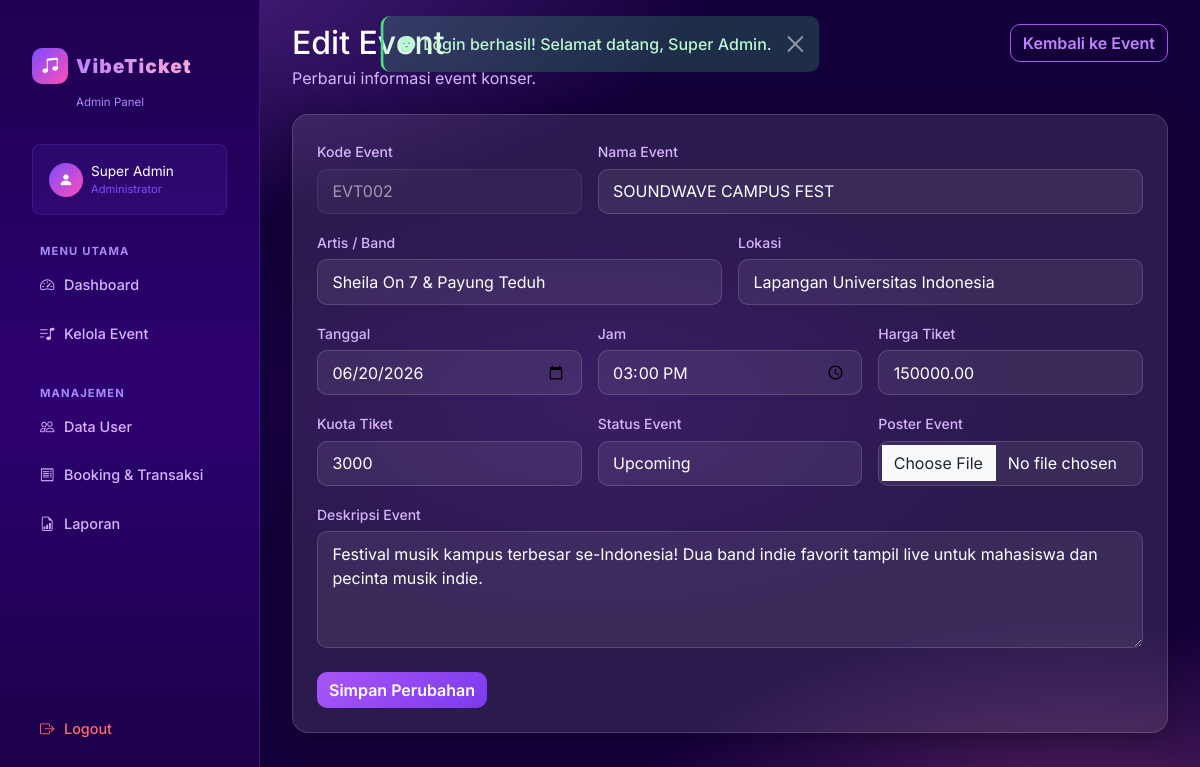
Screenshot of /admin/edit_event.php?id=2 (signed in) with the database file from the repository.
### tables this page shows
CREATE TABLE IF NOT EXISTS `events` (
    `id`          INT(11) NOT NULL AUTO_INCREMENT,
    `code`        VARCHAR(20) NOT NULL UNIQUE,
    `name`        VARCHAR(150) NOT NULL,
    `artist`      VARCHAR(150) NOT NULL,
    `location`    VARCHAR(200) NOT NULL,
    `event_date`  DATE NOT NULL,
    `event_time`  TIME NOT NULL,
    `price`       DECIMAL(12,2) NOT NULL DEFAULT 0,
    `quota`       INT(11) NOT NULL DEFAULT 0,
    `sold`        INT(11) NOT NULL DEFAULT 0,
    `poster`      VARCHAR(255) DEFAULT 'default_poster.jpg',
    `description` TEXT DEFAULT NULL,
    `status`      ENUM('upcoming','ongoing','finished','cancelled') NOT NULL DEFAULT 'upcoming',
    `created_at`  TIMESTAMP NOT NULL DEFAULT CURRENT_TIMESTAMP,
    PRIMARY KEY (`id`)
);

### admin/edit_event.php (the view, shortened to what this page needs)
<?php
require_once __DIR__ . '/../includes/header.php';
$eventId = intval($_GET['id'] ?? 0);
$stmt = $conn->prepare('SELECT * FROM events WHERE id = ? LIMIT 1');
$stmt->bind_param('i', $eventId);
$stmt->execute();
$event = $stmt->get_result()->fetch_assoc();
?>
<div class="admin-layout">
    <?php include __DIR__ . '/../includes/admin_sidebar.php'; ?>
    <div class="admin-frame container-fluid py-4">
        <div class="mb-4 d-flex flex-column flex-md-row justify-content-between align-items-start gap-3">
            <div>
                <h2 class="mb-1">Edit Event</h2>
                <p class="text-soft mb-0">Perbarui informasi event konser.</p>
            </div>
            <a href="<?= getBaseUrl() ?>/admin/events.php" class="btn btn-outline-primary">Kembali ke Event</a>
        </div>
        <div class="card card-glass p-4">
            <form method="post" action="" enctype="multipart/form-data">
                <div class="row g-3">
                    <div class="col-md-4">
                        <label class="form-label">Kode Event</label>
                        <input type="text" class="form-control" value="<?= htmlspecialchars($event['code']) ?>" disabled>
                    </div>
                    <div class="col-md-8">
                        <label class="form-label">Nama Event</label>
                        <input type="text" name="name" class="form-control" required value="<?= htmlspecialchars($_POST['name'] ?? $event['name']) ?>">
                    </div>
                    <div class="col-md-6">
                        <label class="form-label">Artis / Band</label>
                        <input type="text" name="artist" class="form-control" required value="<?= htmlspecialchars($_POST['artist'] ?? $event['artist']) ?>">
                    </div>
                    <div class="col-md-6">
                        <label class="form-label">Lokasi</label>
                        <input type="text" name="location" class="form-control" required value="<?= htmlspecialchars($_POST['location'] ?? $event['location']) ?>">
                    </div>
                    <div class="col-md-4">
                        <label class="form-label">Tanggal</label>
                        <input type="date" name="event_date" class="form-control" required value="<?= htmlspecialchars($_POST['event_date'] ?? $event['event_date']) ?>">
                    </div>
                    <div class="col-md-4">
                        <label class="form-label">Jam</label>
                        <input type="time" name="event_time" class="form-control" required value="<?= htmlspecialchars($_POST['event_time'] ?? $event['event_time']) ?>">
                    </div>
                    <div class="col-md-4">
                        <label class="form-label">Harga Tiket</label>
                        <input type="number" name="price" class="form-control" required min="0" step="1000" value="<?= htmlspecialchars($_POST['price'] ?? $event['price']) ?>">
                    </div>
                    <div class="col-md-4">
                        <label class="form-label">Kuota Tiket</label>
                        <input type="number" name="quota" class="form-control" required min="1" value="<?= htmlspecialchars($_POST['quota'] ?? $event['quota']) ?>">
                    </div>
                    <div class="col-md-4">
                        <label class="form-label">Status Event</label>
                        <select name="status" class="form-select">
                            <?php foreach (['upcoming','ongoing','finished','cancelled'] as $statusOption): ?>
                                <option value="<?= $statusOption ?>" <?= ($statusOption === ($_POST['status'] ?? $event['status'])) ? 'selected' : '' ?>><?= ucfirst($statusOption) ?></option>
                            <?php endforeach; ?>
                        </select>
                    </div>
                    <div class="col-md-4">
                        <label class="form-label">Poster Event</label>
                        <input type="file" name="poster" class="form-control">
                    </div>
                    <div class="col-12">
                        <label class="form-label">Deskripsi Event</label>
                        <textarea name="description" class="form-control" rows="4"><?= htmlspecialchars($_POST['description'] ?? $event['description']) ?></textarea>
                    </div>
                </div>
                <div class="mt-4">
                    <button class="btn btn-primary">Simpan Perubahan</button>
                </div>
            </form>
        </div>
    </div>
</div>
<?php include __DIR__ . '/../includes/footer.php'; ?>

### assets/css/style.css (style rules this page uses)
:root { --bg-page: #13003a; --bg-nav: #1e0050; --bg-card: rgba(255,255,255,0.10); --bg-card-hover: rgba(255,255,255,0.16); --bg-sidebar: #160040; --border: rgba(255,255,255,0.15); --border-accent: rgba(180,100,255,0.55); --primary: #a855f7; --primary-light: #c084fc; --accent: #f472b6; --accent-light: #f9a8d4; --cyan: #22d3ee; --green: #4ade80; --yellow: #facc15; --red: #f87171; --text-white: #ffffff; --text-soft: #d8b4fe; --text-muted: #a78bfa; --shadow: 0 8px 40px rgba(168,85,247,0.25); --shadow-card: 0 4px 24px rgba(0,0,0,0.30); --radius: 16px; --radius-sm: 10px; --radius-pill: 999px; }
*, *::before, *::after { box-sizing: border-box; }
html { scroll-behavior: smooth; }
body { background-color: var(--bg-page); background-image: radial-gradient(ellipse 90% 60% at 10% -5%, rgba(168,85,247,0.40) 0%, transparent 55%), radial-gradient(ellipse 70% 50% at 90% 105%, rgba(244,114,182,0.30) 0%, transparent 55%), radial-gradient(ellipse 50% 40% at 50% 50%, rgba(99,20,180,0.20) 0%, transparent 70%); background-attachment: fixed; color: var(--text-white); font-family: 'Inter', sans-serif; min-height: 100vh; }
a { color: inherit; text-decoration: none; }
.card-glass { background: var(--bg-card); border: 1px solid var(--border); border-radius: var(--radius); box-shadow: var(--shadow-card); color: var(--text-white); transition: transform 0.25s ease, box-shadow 0.25s ease, background 0.25s ease; }
.btn-primary { background: linear-gradient(135deg, #a855f7, #7c3aed) !important; border: none !important; color: #fff !important; font-weight: 600; border-radius: var(--radius-sm) !important; transition: transform 0.2s, box-shadow 0.2s, opacity 0.2s; }
.btn-outline-primary { background: transparent !important; border: 1.5px solid #a855f7 !important; color: #c084fc !important; font-weight: 600; border-radius: var(--radius-sm) !important; transition: all 0.2s; }
.form-control, .form-select { background: rgba(255,255,255,0.07) !important; color: #fff !important; border: 1px solid var(--border) !important; border-radius: var(--radius-sm) !important; padding: 0.6rem 0.9rem; transition: border-color 0.2s, box-shadow 0.2s; }
.form-control::placeholder { color: var(--text-muted) !important; }
.form-select option { background-color: #1a1d3a !important; color: #f0f2ff !important; }
.form-label { color: var(--text-soft); font-size: 0.875rem; font-weight: 500; margin-bottom: 0.4rem; }
.form-control:disabled, .form-select:disabled { opacity: 0.55; cursor: not-allowed; }
.admin-layout { display: flex; min-height: 100vh; }
.admin-frame { flex: 1; margin-left: 260px; padding: 2rem; min-height: 100vh; }
.text-soft { color: var(--text-soft) !important; }

### rows the page displays
events: code "EVT002", name "SOUNDWAVE CAMPUS FEST", artist "Sheila On 7 & Payung Teduh", location "Lapangan Universitas Indonesia", event_date "06/20/2026", event_time "15:00:00", price "150000.00", quota "3000", status "Upcoming", description "Festival musik kampus terbesar se-Indonesia! Dua band indie favorit tampil live untuk mahasiswa dan pecinta musik indie."

### other values shown
$message "Login berhasil! Selamat datang, Super Admin."
$_SESSION['user_name'] "Super Admin"
